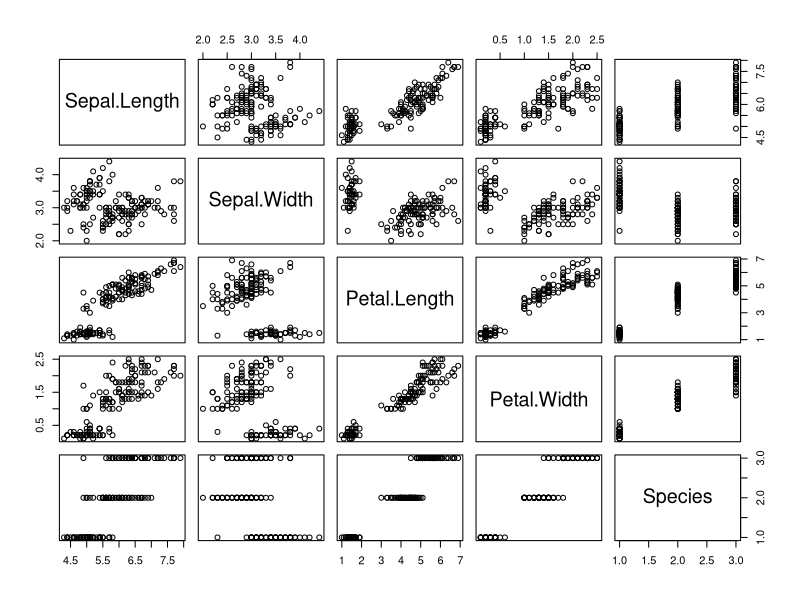
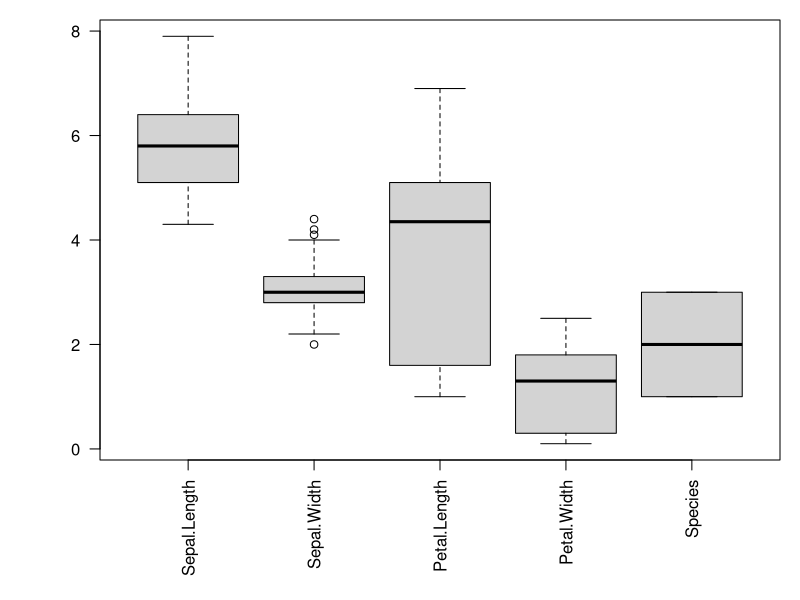
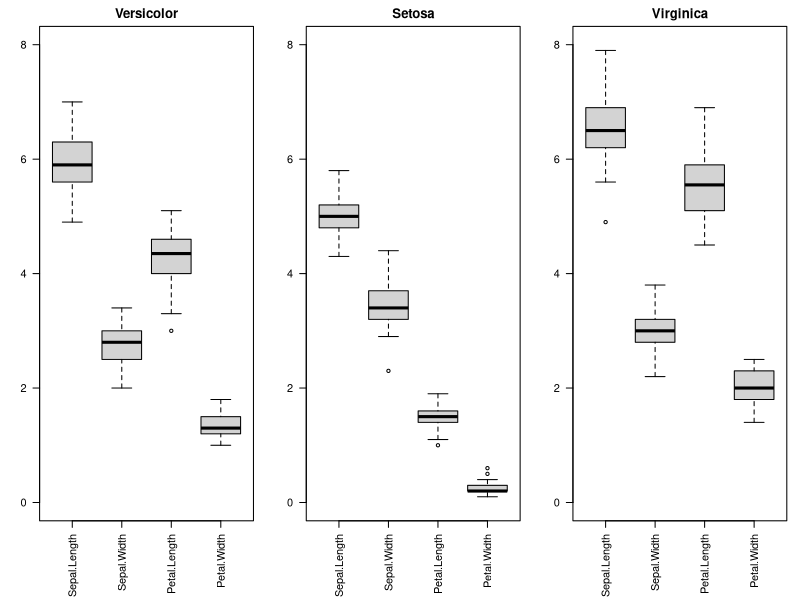
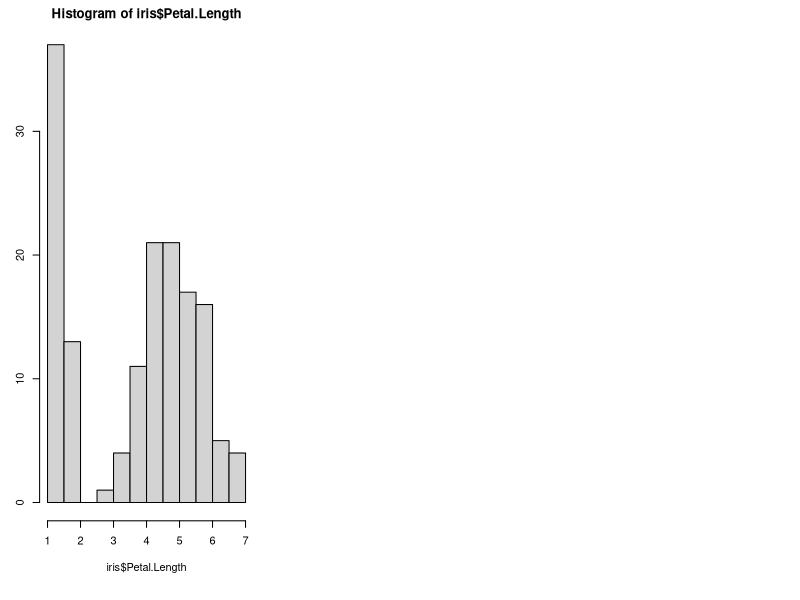
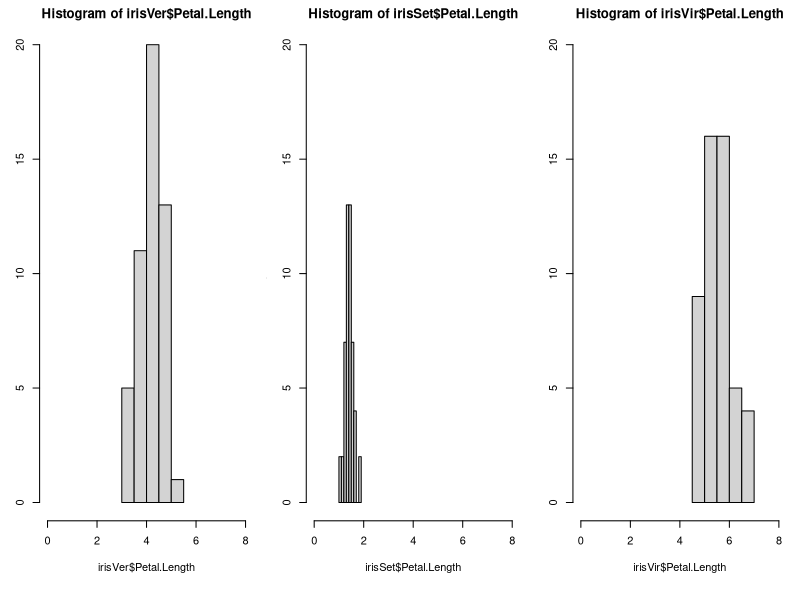
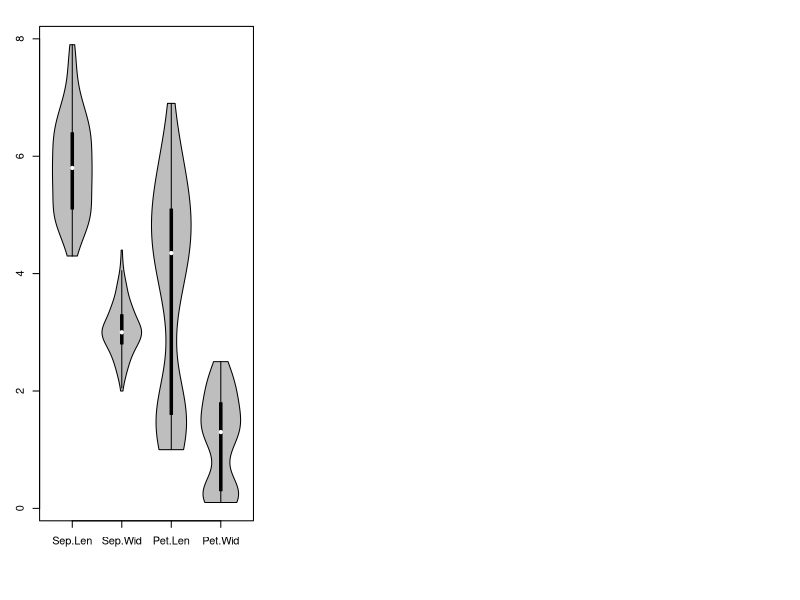
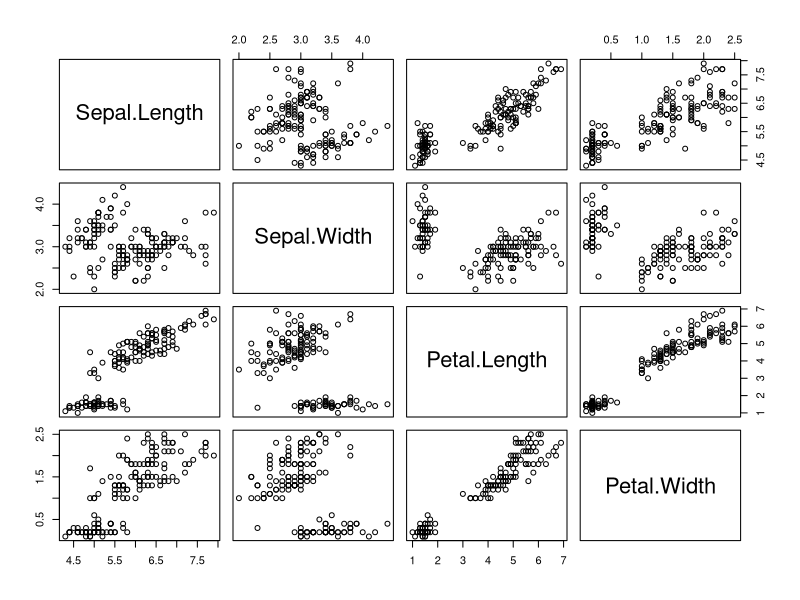
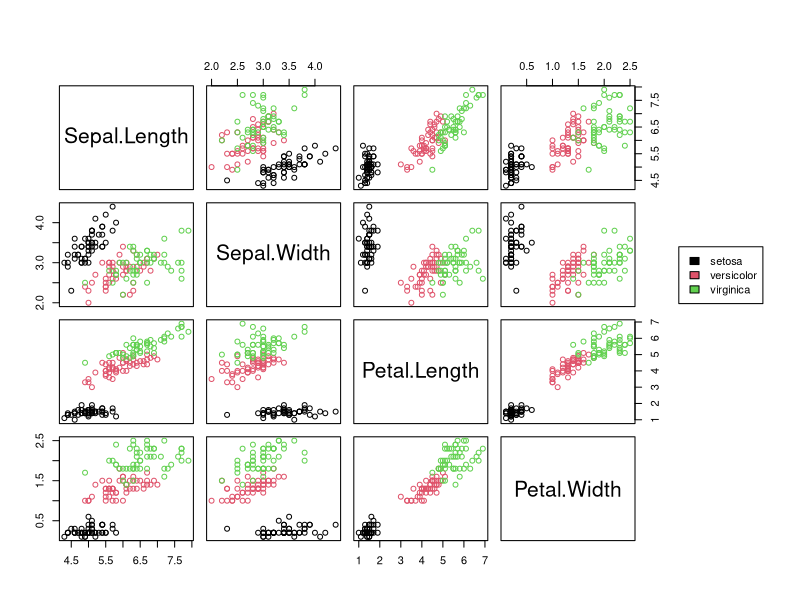

Generate these figures, in order, with R:
data(iris)
head(iris)

str(iris)
#summary gets basic statistics for each column on a dataframe:
summary(iris)

plot(iris)

par(mar=c(7,5,1,1)) # more space to labels
boxplot(iris,las=2)

#make a subset label wise
irisVer <- subset(iris, Species == "versicolor")
irisSet <- subset(iris, Species == "setosa")
irisVir <- subset(iris, Species == "virginica")
par(mfrow=c(1,3),mar=c(6,3,2,1))
boxplot(irisVer[,1:4], main="Versicolor",ylim = c(0,8),las=2)
boxplot(irisSet[,1:4], main="Setosa",ylim = c(0,8),las=2)
boxplot(irisVir[,1:4], main="Virginica",ylim = c(0,8),las=2)

#histograms are also very useful
hist(iris$Petal.Length)

par(mfrow=c(1,3))
hist(irisVer$Petal.Length,xlim=c(0,8),ylim=c(0,20))
hist(irisSet$Petal.Length,xlim=c(0,8),ylim=c(0,20))
hist(irisVir$Petal.Length,xlim=c(0,8),ylim=c(0,20))

#These indicates that the distribution of values for Petal.Length are different for each class.

#Violin plots shows statistics and data distribution:
library(vioplot)
vioplot(iris$Sepal.Length,iris$Sepal.Width,iris$Petal.Length,iris$Petal.Width,
        names=c("Sep.Len","Sep.Wid","Pet.Len","Pet.Wid"),
        col="gray")

#correlation between variables
corr <- cor(iris[,1:4])
round(corr,3)
pairs(iris[,1:4])

#Let's color by the class.
pairs(iris[,1:4],col=iris[,5],oma=c(4,4,6,12))
par(xpd=TRUE)
legend(0.55,0.6, as.vector(unique(iris$Species)),fill=c(1,2,3))

#plot of chunk iris_scatterpl2
par(mfrow=c(1,1))
library(MASS)
parcoord(iris[,1:4], col=iris[,5],var.label=TRUE,oma=c(4,4,6,12))
par(xpd=TRUE)
legend(0.6,0.4, as.vector(unique(iris$Species)),fill=c(1,2,3))
